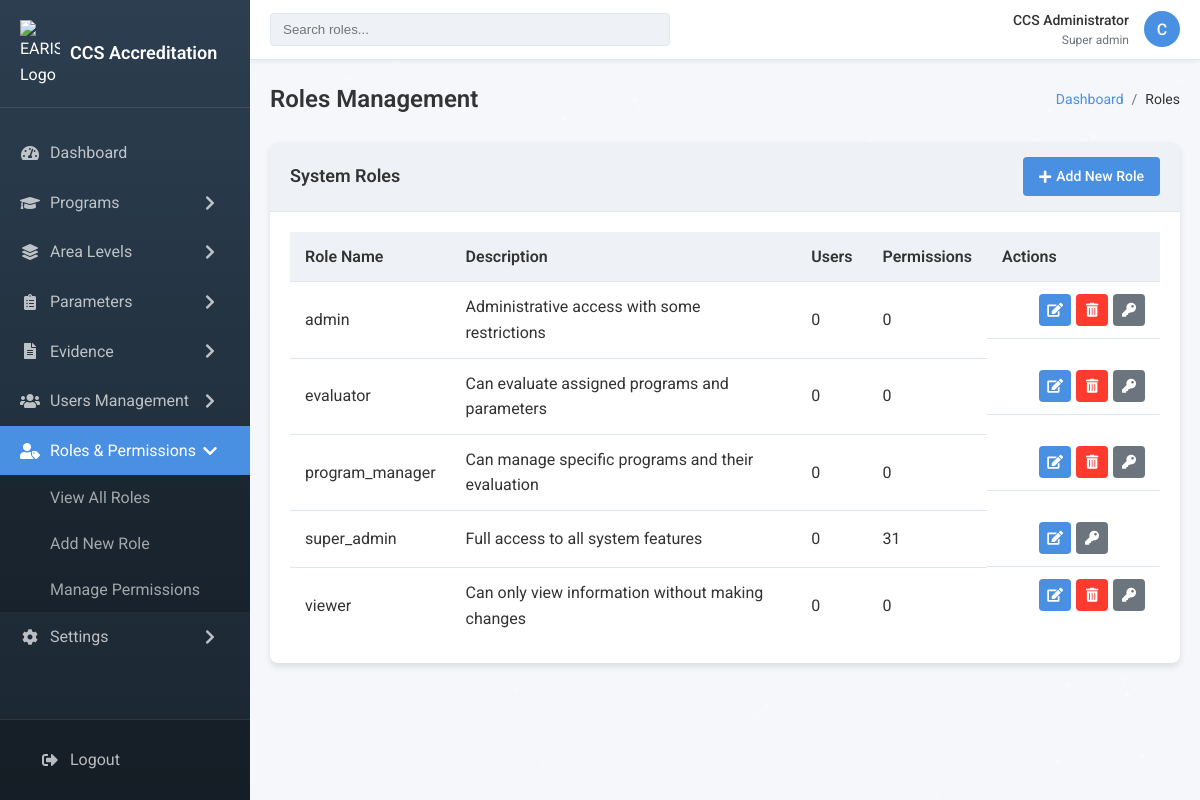
/admin/modules/roles/list.php (signed in), run on the app's committed database.
### tables this page shows
CREATE TABLE IF NOT EXISTS roles (
    id INT AUTO_INCREMENT PRIMARY KEY,
    name VARCHAR(50) NOT NULL UNIQUE,
    description TEXT,
    created_at TIMESTAMP DEFAULT CURRENT_TIMESTAMP,
    updated_at TIMESTAMP DEFAULT CURRENT_TIMESTAMP ON UPDATE CURRENT_TIMESTAMP
);

### admin/includes/functions.php (called while the page is built, shortened)
<?php
function hasRole($roleName) {
    global $conn;
    try {
        $query = "SELECT role FROM admin_users WHERE id = ?";
        $stmt = $conn->prepare($query);
        $stmt->bind_param("i", $_SESSION['admin_id']);
        $stmt->execute();
        $result = $stmt->get_result();
        if ($result && $result->num_rows > 0) {
            $userData = $result->fetch_assoc();
            return $userData['role'] === $roleName;
        }
    } catch (Exception $e) {
        error_log("Error in hasRole function: " . $e->getMessage());
    }
    return false;
}
function hasPermission($permission) {
    global $conn;
    if (hasRole('super_admin')) {
        return true;
    }
    $userId = $_SESSION['admin_id'];
    $query = "SELECT p.name FROM permissions p
              JOIN role_permissions rp ON p.id = rp.permission_id
              JOIN user_roles ur ON rp.role_id = ur.role_id
              WHERE ur.user_id = ? AND p.name = ?";
    $stmt = $conn->prepare($query);
    $stmt->bind_param("is", $userId, $permission);
    $stmt->execute();
    $result = $stmt->get_result();
    return $result->num_rows > 0;
}
?>

### admin/modules/roles/list.php (the view, shortened to what this page needs)
    <?php
require_once '../../includes/config.php';
require_once '../../includes/functions.php';
if (!hasRole('super_admin')) {
    setFlashMessage("danger", "You don't have permission to access this page.");
    header("Location: ../../dashboard.php");
    exit();
}
$query = "SELECT r.id, r.name, r.description,
         (SELECT COUNT(*) FROM user_roles WHERE role_id = r.id) as user_count,
         (SELECT COUNT(*) FROM role_permissions WHERE role_id = r.id) as permission_count
         FROM roles r ORDER BY r.name ASC";
$result = $conn->query($query);
?>
<!DOCTYPE html>
<html lang="en">
<head>
    <link rel="stylesheet" href="https://cdnjs.cloudflare.com/ajax/libs/font-awesome/5.15.4/css/all.min.css">
</head>
<body>
    <div id="particles-js"></div>
    <div class="admin-container">
        <div class="sidebar">
            <div class="sidebar-header">
                <img src="../../assets/images/logo.png" alt="EARIST Logo">
                <h1>CCS Accreditation</h1>
            </div>
            <div class="sidebar-menu">
                <ul>
                    <li class="menu-item">
                        <a href="../../dashboard.php" class="menu-link">
                            <i class="fas fa-tachometer-alt"></i>
                            <span>Dashboard</span>
                        </a>
                    </li>
                    <li class="menu-item">
                        <a href="#" class="menu-link">
                            <i class="fas fa-graduation-cap"></i>
                            <span>Programs</span>
                            <i class="fas fa-chevron-right submenu-arrow"></i>
                        </a>
                    </li>
                    <li class="menu-item">
                        <a href="#" class="menu-link">
                            <i class="fas fa-layer-group"></i>
                            <span>Area Levels</span>
                            <i class="fas fa-chevron-right submenu-arrow"></i>
                        </a>
                    </li>
                    <li class="menu-item">
                        <a href="#" class="menu-link">
                            <i class="fas fa-clipboard-list"></i>
                            <span>Parameters</span>
                            <i class="fas fa-chevron-right submenu-arrow"></i>
                        </a>
                    </li>
                    <li class="menu-item">
                        <a href="#" class="menu-link">
                            <i class="fas fa-file-alt"></i>
                            <span>Evidence</span>
                            <i class="fas fa-chevron-right submenu-arrow"></i>
                        </a>
                    </li>
                    <?php if (hasPermission('view_users')): ?>
                    <li class="menu-item">
                        <a href="#" class="menu-link">
                            <i class="fas fa-users"></i>
                            <span>Users Management</span>
                            <i class="fas fa-chevron-right submenu-arrow"></i>
                        </a>
                    </li>
                    <?php endif; ?>
                    <?php if (hasPermission('view_roles')): ?>
                    <li class="menu-item active">
                        <a href="#" class="menu-link active">
                            <i class="fas fa-user-tag"></i>
                            <span>Roles & Permissions</span>
                            <i class="fas fa-chevron-right submenu-arrow"></i>
                        </a>
                        <ul class="submenu">
                            <li><a href="list.php" class="submenu-link">View All Roles</a></li>
                            <?php if (hasPermission('add_role')): ?>
                            <li><a href="add.php" class="submenu-link">Add New Role</a></li>
                            <?php endif; ?>
                            <li><a href="permissions.php" class="submenu-link">Manage Permissions</a></li>
                        </ul>
                    </li>
                    <?php endif; ?>
                    <?php if (hasPermission('view_settings')): ?>
                    <li class="menu-item">
                        <a href="#" class="menu-link">
                            <i class="fas fa-cog"></i>
                            <span>Settings</span>
                            <i class="fas fa-chevron-right submenu-arrow"></i>
                        </a>
                    </li>
                    <?php endif; ?>
                </ul>
            </div>
            <div class="sidebar-footer">
                <a href="../../logout.php" class="menu-link">
                    <i class="fas fa-sign-out-alt"></i>
                    <span>Logout</span>
                </a>
            </div>
        </div>
        <div class="main-content">
            <div class="header">
                <div class="search-bar">
                    <input type="text" class="search-input" placeholder="Search roles...">
                </div>
                <div class="user-menu">
                    <div class="user-info">
                        <div class="user-name">
                            <?php echo htmlspecialchars($_SESSION['admin_name']); ?>
                        </div>
                        <div class="user-role">
                            <?php
                            try {
                                $adminId = $_SESSION['admin_id'];
                                $roleQuery = "SELECT role FROM admin_users WHERE id = ?";
                                $roleStmt = $conn->prepare($roleQuery);
                                $roleStmt->bind_param("i", $adminId);
                                $roleStmt->execute();
                                $roleResult = $roleStmt->get_result();
                                if ($roleResult && $roleResult->num_rows > 0) {
                                    $roleData = $roleResult->fetch_assoc();
                                    $role = $roleData['role'];
                                    echo ucfirst(str_replace('_', ' ', $role));
                                } else {
                                    echo "User";
                                }
                            } catch (Exception $e) {
                                error_log("Error getting role: " . $e->getMessage());
                                echo "User";
                            }
                            ?>
                        </div>
                    </div>
                    <div class="avatar" id="user-dropdown-toggle">
                        <?php echo strtoupper(substr($_SESSION['admin_name'], 0, 1)); ?>
                    </div>
                </div>
            </div>
            <div class="content">
                <div class="page-header">
                    <h1>Roles Management</h1>
                    <nav class="breadcrumb-container">
                        <ol class="breadcrumb">
                            <li class="breadcrumb-item"><a href="../../dashboard.php">Dashboard</a></li>
                            <li class="breadcrumb-item active">Roles</li>
                        </ol>
                    </nav>
                </div>
                <div class="table-container">
                    <div class="table-header">
                        <h2 class="table-title">System Roles</h2>
                        <div class="table-actions">
                            <a href="add.php" class="btn btn-primary"><i class="fas fa-plus"></i> Add New Role</a>
                        </div>
                    </div>
                    <div class="table-responsive">
                        <?php if ($result && $result->num_rows > 0): ?>
                            <table>
                                <thead>
                                    <tr>
                                        <th>Role Name</th>
                                        <th>Description</th>
                                        <th>Users</th>
                                        <th>Permissions</th>
                                        <th>Actions</th>
                                    </tr>
                                </thead>
                                <tbody>
                                    <?php while ($row = $result->fetch_assoc()): ?>
                                        <tr>
                                            <td><?php echo htmlspecialchars($row['name']); ?></td>
                                            <td><?php echo htmlspecialchars(substr($row['description'], 0, 100)) . (strlen($row['description']) > 100 ? '...' : ''); ?></td>
                                            <td><?php echo $row['user_count']; ?></td>
                                            <td><?php echo $row['permission_count']; ?></td>
                                            <td class="action-buttons">
                                                <a href="view.php?id=<?php echo $row['id']; ?>" class="btn btn-icon btn-info" title="View"><i class="fas fa-eye"></i></a>
                                                <?php if (hasPermission('edit_role')): ?>
                                                <a href="edit.php?id=<?php echo $row['id']; ?>" class="btn btn-icon btn-primary" title="Edit"><i class="fas fa-edit"></i></a>
                                                <?php endif; ?>
                                                <?php if (hasPermission('delete_role') && $row['name'] != 'super_admin'): ?>
                                                <a href="delete.php?id=<?php echo $row['id']; ?>" class="btn btn-icon btn-danger" title="Delete" onclick="return confirm('Are you sure you want to delete this role?');"><i class="fas fa-trash-alt"></i></a>
                                                <?php endif; ?>
                                                <?php if (hasPermission('manage_permissions')): ?>
                                                <a href="permissions.php?role_id=<?php echo $row['id']; ?>" class="btn btn-icon btn-secondary" title="Manage Permissions"><i class="fas fa-key"></i></a>
                                                <?php endif; ?>
                                            </td>
                                        </tr>
                                    <?php endwhile; ?>
                                </tbody>
                            </table>
                        <?php endif; ?>
                    </div>
                </div>
            </div>
        </div>
    </div>
</body>
</html>

### data on the page
roles: name "admin", description "Administrative access with some restrictions", user_count "0", permission_count "0"
roles: name "evaluator", description "Can evaluate assigned programs and parameters", user_count "0", permission_count "0"
roles: name "program_manager", description "Can manage specific programs and their evaluation", user_count "0", permission_count "0"
roles: name "super_admin", description "Full access to all system features", user_count "0", permission_count "31"
roles: name "viewer", description "Can only view information without making changes", user_count "0", permission_count "0"

### other printed values
$_SESSION['admin_name'] "CCS Administrator"
str_replace('_', ' ', $role) "Super admin"
substr($_SESSION['admin_name'], 0, 1) "C"
